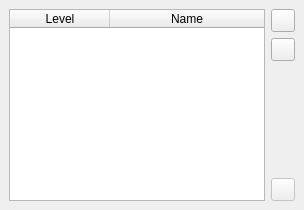
  <widget class="QDockWidget" name="dw_patches">
   <property name="windowIcon">
    <iconset resource="../resources/pisido.qrc">
     <normaloff>:/images/patches.png</normaloff>:/images/patches.png</iconset>
   </property>
   <property name="toolTip">
    <string>Patches Window</string>
   </property>
   <property name="statusTip">
    <string>Patches Window</string>
   </property>
   <property name="windowTitle">
    <string>Patches</string>
   </property>
   <attribute name="dockWidgetArea">
    <number>8</number>
   </attribute>
   <widget class="QWidget" name="dw_patches_contents">
    <layout class="QGridLayout" name="gridLayout_8">
     <item row="0" column="0" rowspan="4">
      <widget class="QTableWidget" name="tableW_patches">
       <property name="toolTip">
        <string>Add your patches to package files directory (workspace/__package_name__/files/).
And than you can define priority in here.</string>
       </property>
       <property name="statusTip">
        <string>Add your patches to package files directory (workspace/__package_name__/files/). And than you can define priority in here.</string>
       </property>
       <property name="alternatingRowColors">
        <bool>true</bool>
       </property>
       <property name="selectionMode">
        <enum>QAbstractItemView::SingleSelection</enum>
       </property>
       <property name="selectionBehavior">
        <enum>QAbstractItemView::SelectRows</enum>
       </property>
       <property name="textElideMode">
        <enum>Qt::ElideMiddle</enum>
       </property>
       <property name="wordWrap">
        <bool>false</bool>
       </property>
       <property name="cornerButtonEnabled">
        <bool>false</bool>
       </property>
       <attribute name="horizontalHeaderStretchLastSection">
        <bool>true</bool>
       </attribute>
       <attribute name="verticalHeaderVisible">
        <bool>false</bool>
       </attribute>
       <column>
        <property name="text">
         <string>Level</string>
        </property>
       </column>
       <column>
        <property name="text">
         <string>Name</string>
        </property>
       </column>
      </widget>
     </item>
     <item row="0" column="2">
      <widget class="QToolButton" name="tb_patch_up">
       <property name="toolTip">
        <string>Level decrease (will operate earlier)</string>
       </property>
       <property name="statusTip">
        <string>Level decrease (will operate earlier)</string>
       </property>
       <property name="text">
        <string/>
       </property>
       <property name="icon">
        <iconset resource="../resources/pisido.qrc">
         <normaloff>:/images/up.png</normaloff>:/images/up.png</iconset>
       </property>
      </widget>
     </item>
     <item row="1" column="2">
      <widget class="QToolButton" name="tb_patch_down">
       <property name="toolTip">
        <string>Level increase (will operate later)</string>
       </property>
       <property name="statusTip">
        <string>Level increase (will operate later)</string>
       </property>
       <property name="text">
        <string/>
       </property>
       <property name="icon">
        <iconset resource="../resources/pisido.qrc">
         <normaloff>:/images/down.png</normaloff>:/images/down.png</iconset>
       </property>
      </widget>
     </item>
     <item row="3" column="2">
      <widget class="QToolButton" name="tb_open_patches_dir">
       <property name="enabled">
        <bool>false</bool>
       </property>
       <property name="toolTip">
        <string>Opens patch directory (workspace/__package_name__/files/)</string>
       </property>
       <property name="statusTip">
        <string>Opens patch directory (workspace/__package_name__/files/)</string>
       </property>
       <property name="text">
        <string/>
       </property>
       <property name="icon">
        <iconset resource="../resources/pisido.qrc">
         <normaloff>:/images/open-dir.png</normaloff>:/images/open-dir.png</iconset>
       </property>
      </widget>
     </item>
     <item row="2" column="2">
      <spacer name="verticalSpacer_2">
       <property name="orientation">
        <enum>Qt::Vertical</enum>
       </property>
       <property name="sizeHint" stdset="0">
        <size>
         <width>20</width>
         <height>40</height>
        </size>
       </property>
      </spacer>
     </item>
    </layout>
   </widget>
  </widget>
